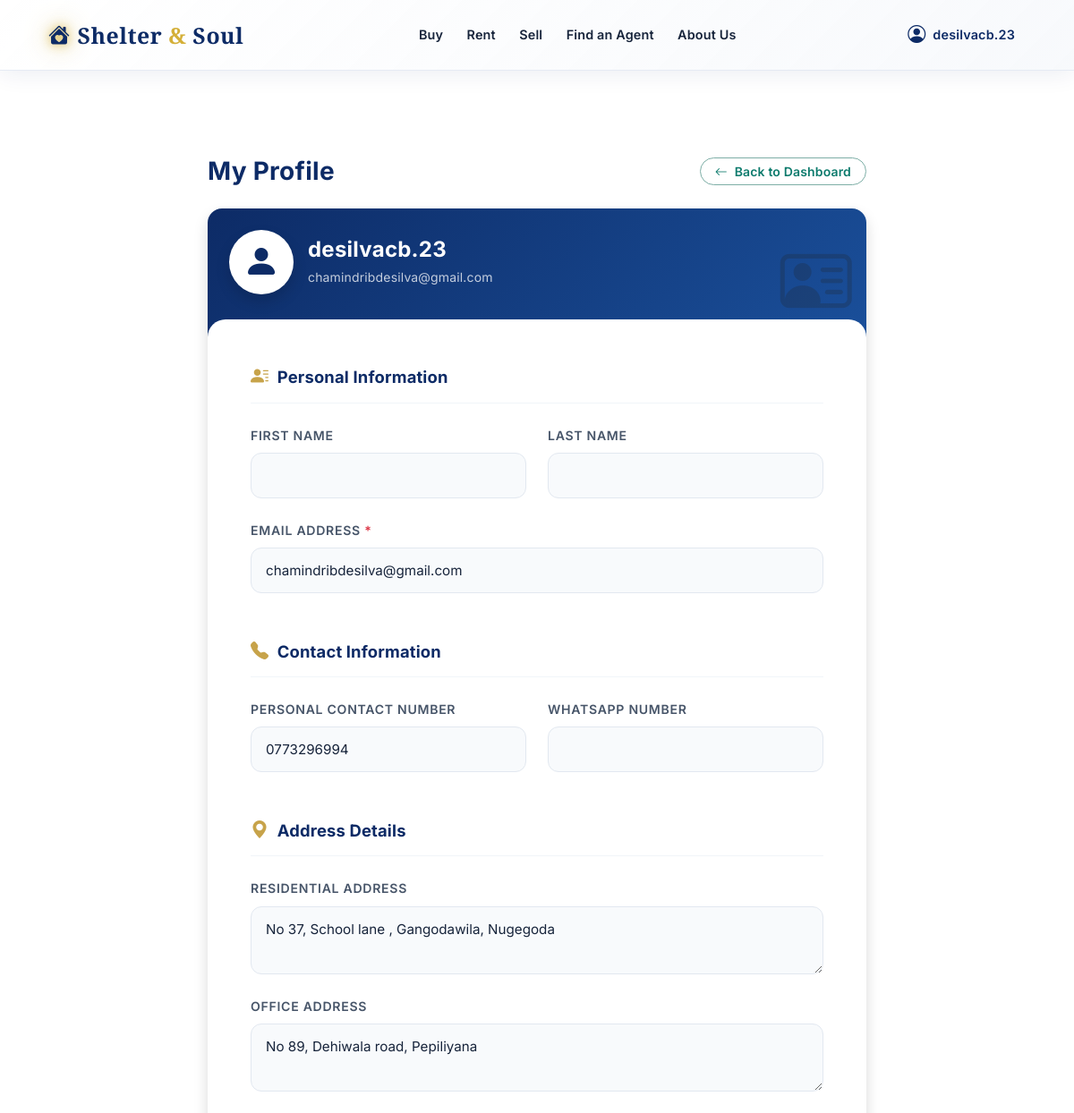
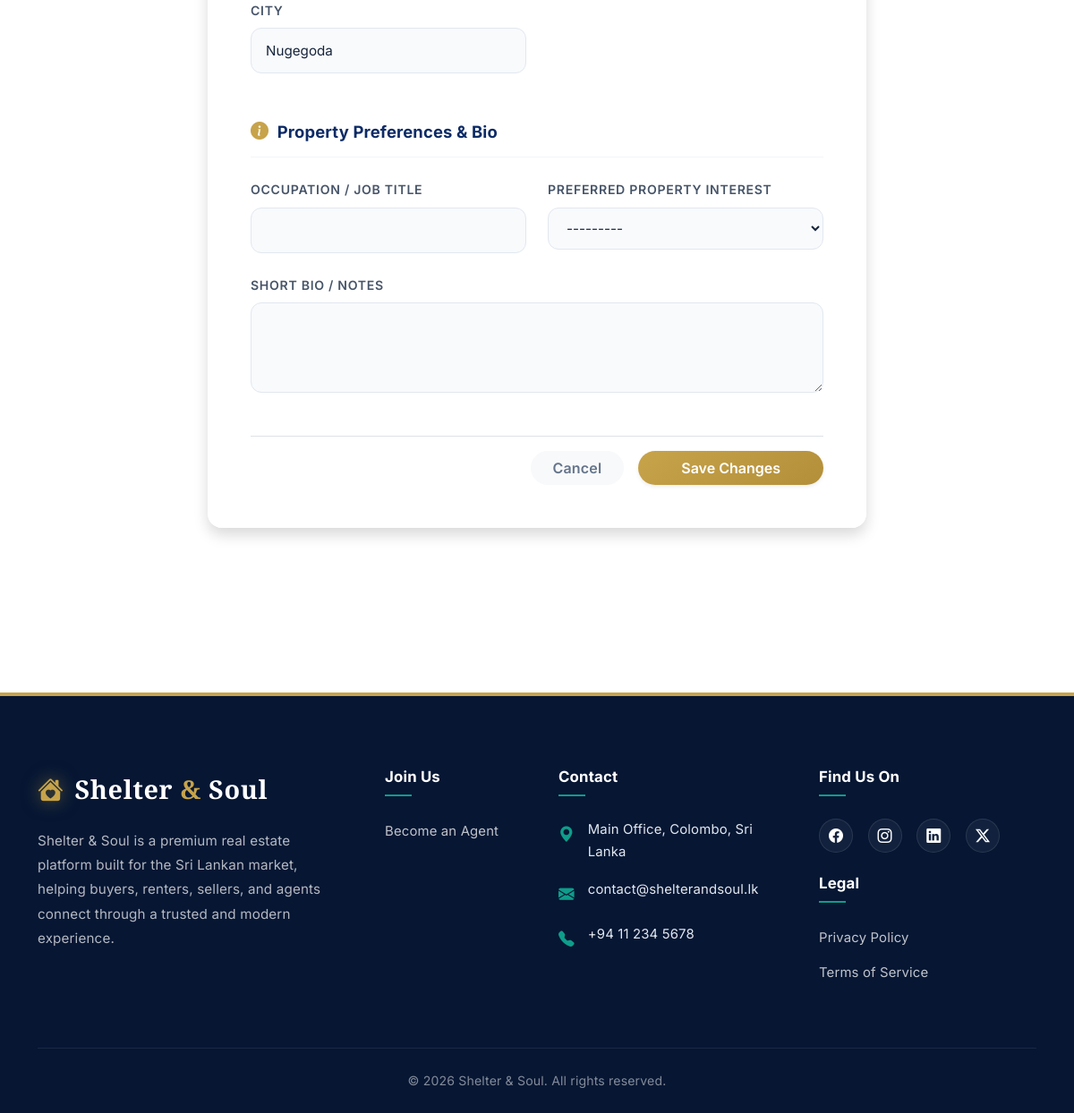
/profile/ (signed in), run on the app's committed database (2 pictures, top to bottom).
### listings/models.py (models this page shows, shortened)
class UserProfile(models.Model):
    PROPERTY_INTEREST_CHOICES = [
        ("Buy", "Buy"),
        ("Rent", "Rent"),
        ("Sell", "Sell"),
        ("Invest", "Invest"),
    ]
    user = models.OneToOneField(User, on_delete=models.CASCADE, related_name="profile")
    can_post_property = models.BooleanField(default=False)
    personal_contact_number = models.CharField(max_length=30, blank=True)
    whatsapp_number = models.CharField(max_length=30, blank=True)
    residential_address = models.TextField(blank=True)
    office_address = models.TextField(blank=True)
    city = models.CharField(max_length=100, blank=True)
    occupation = models.CharField(max_length=150, blank=True)
    preferred_property_interest = models.CharField(
        max_length=20,
        choices=PROPERTY_INTEREST_CHOICES,
        blank=True
    )
    short_bio = models.TextField(blank=True)

### listings/views.py (the view)
# urls.py: path("profile/", views.profile_view, name="profile"),
@login_required
def profile_view(request):
    profile, created = UserProfile.objects.get_or_create(user=request.user)
    if request.method == "POST":
        user_form = UserUpdateForm(request.POST, instance=request.user)
        profile_form = UserProfileForm(request.POST, instance=profile)
        if user_form.is_valid() and profile_form.is_valid():
            user_form.save()
            profile_form.save()
            messages.success(request, "Your profile has been updated successfully!")
            return redirect("profile")
        else:
            messages.error(request, "Please correct the errors below.")
    else:
        user_form = UserUpdateForm(instance=request.user)
        profile_form = UserProfileForm(instance=profile)
    context = {
        "user_form": user_form,
        "profile_form": profile_form,
    }
    return render(request, "listings/profile.html", context)

### listings/templates/listings/profile.html (shortened to what this page needs)
{% extends 'listings/base.html' %}
{% load static %}
{% block main_class %}container py-5{% endblock %}
{% block content %}
<div class="row justify-content-center">
    <div class="col-lg-8">
        <div class="d-flex align-items-center justify-content-between mb-4">
            <h1 class="h3 mb-0 text-primary fw-bold">My Profile</h1>
            <a href="{% url 'dashboard' %}" class="btn btn-outline-secondary btn-sm rounded-pill px-3">
                <i class="bi bi-arrow-left me-1"></i> Back to Dashboard
            </a>
        </div>
        <div class="card border-0 shadow rounded-4 overflow-hidden">
            <div class="p-4 pb-5 position-relative" style="background: linear-gradient(135deg, var(--primary) 0%, var(--primary-light) 100%);">
                <div class="d-flex align-items-center gap-3 position-relative z-1">
                    <div class="rounded-circle bg-white text-primary d-flex align-items-center justify-content-center shadow" style="width: 72px; height: 72px;">
                        <i class="bi bi-person-fill fs-1"></i>
                    </div>
                    <div>
                        <h2 class="h4 mb-1 text-white fw-bold">{{ user.get_full_name|default:user.username }}</h2>
                        <p class="mb-0 text-white opacity-75 small">{{ user.email }}</p>
                    </div>
                </div>
                <div class="position-absolute top-0 end-0 p-3 opacity-25">
                    <i class="bi bi-person-vcard" style="font-size: 5rem;"></i>
                </div>
            </div>
            <div class="card-body p-4 p-md-5 position-relative bg-white profile-form" style="margin-top: -20px; border-radius: 20px 20px 0 0;">
                <form method="post" action="{% url 'profile' %}">
                    <div class="profile-section-title">
                        <i class="bi bi-person-lines-fill"></i>Personal Information
                    </div>
                    <div class="row gx-4">
                        <div class="col-md-6">
                            <label class="form-label" for="{{ user_form.first_name.id_for_label }}">First Name</label>
                            {{ user_form.first_name }}
                        </div>
                        <div class="col-md-6">
                            <label class="form-label" for="{{ user_form.last_name.id_for_label }}">Last Name</label>
                            {{ user_form.last_name }}
                        </div>
                        <div class="col-md-12">
                            <label class="form-label" for="{{ user_form.email.id_for_label }}">Email Address <span class="text-danger">*</span></label>
                            {{ user_form.email }}
                        </div>
                    </div>
                    <div class="section-spacing">
                        <div class="profile-section-title">
                            <i class="bi bi-telephone-fill"></i>Contact Information
                        </div>
                        <div class="row gx-4">
                            <div class="col-md-6">
                                <label class="form-label" for="{{ profile_form.personal_contact_number.id_for_label }}">Personal Contact Number</label>
                                {{ profile_form.personal_contact_number }}
                            </div>
                            <div class="col-md-6">
                                <label class="form-label" for="{{ profile_form.whatsapp_number.id_for_label }}">WhatsApp Number</label>
                                {{ profile_form.whatsapp_number }}
                            </div>
                        </div>
                    </div>
                    <div class="section-spacing">
                        <div class="profile-section-title">
                            <i class="bi bi-geo-alt-fill"></i>Address Details
                        </div>
                        <div class="row gx-4">
                            <div class="col-md-12">
                                <label class="form-label" for="{{ profile_form.residential_address.id_for_label }}">Residential Address</label>
                                {{ profile_form.residential_address }}
                            </div>
                            <div class="col-md-12">
                                <label class="form-label" for="{{ profile_form.office_address.id_for_label }}">Office Address</label>
                                {{ profile_form.office_address }}
                            </div>
                            <div class="col-md-6">
                                <label class="form-label" for="{{ profile_form.city.id_for_label }}">City</label>
                                {{ profile_form.city }}
                            </div>
                        </div>
                    </div>
                    <div class="section-spacing">
                        <div class="profile-section-title">
                            <i class="bi bi-info-circle-fill"></i>Property Preferences & Bio
                        </div>
                        <div class="row gx-4">
                            <div class="col-md-6">
                                <label class="form-label" for="{{ profile_form.occupation.id_for_label }}">Occupation / Job Title</label>
                                {{ profile_form.occupation }}
                            </div>
                            <div class="col-md-6">
                                <label class="form-label" for="{{ profile_form.preferred_property_interest.id_for_label }}">Preferred Property Interest</label>
                                {{ profile_form.preferred_property_interest }}
                            </div>
                            <div class="col-md-12">
                                <label class="form-label" for="{{ profile_form.short_bio.id_for_label }}">Short Bio / Notes</label>
                                {{ profile_form.short_bio }}
                            </div>
                        </div>
                    </div>
                    <div class="d-grid gap-3 d-md-flex justify-content-md-end mt-5 pt-3 border-top">
                        <a href="{% url 'dashboard' %}" class="btn btn-light rounded-pill px-4 fw-semibold text-muted">Cancel</a>
                        <button type="submit" class="btn btn-gold rounded-pill px-5 shadow-sm fw-semibold">Save Changes</button>
                    </div>
                </form>
            </div>
        </div>
    </div>
</div>
{% endblock %}

### listings/templates/listings/base.html (shortened to what this page needs)
<!DOCTYPE html>
<html lang="en">
<head>
    <link href="https://cdn.jsdelivr.net/npm/bootstrap@5.3.2/dist/css/bootstrap.min.css" rel="stylesheet">
    <link rel="stylesheet" href="https://cdn.jsdelivr.net/npm/bootstrap-icons@1.11.1/font/bootstrap-icons.css">
</head>
<body>
    <nav id="mainNavbar"
        class="navbar navbar-expand-lg {% if request.resolver_match.url_name == 'home' %}navbar-home navbar-dark{% else %}navbar-light navbar-glass sticky-top{% endif %}">
        <div class="container-xl px-4">
            <a class="navbar-brand d-flex align-items-center gap-2" href="{% url 'home' %}">
                <span class="navbar-brand-icon-glow" aria-hidden="true"><i class="bi bi-house-heart-fill fs-4"></i></span>
                <span>Shelter <span style="color:#D4AF37;">&amp;</span> Soul</span>
            </a>
            <div class="collapse navbar-collapse" id="navbarNav">
                <ul class="navbar-nav mx-auto mb-2 mb-lg-0">
                    <li class="nav-item">
                        <a class="nav-link {% if request.resolver_match.url_name == 'property_list' and request.GET.type == 'buy' %}active{% endif %}"
                            href="{% url 'property_list' %}?type=buy">Buy</a>
                    </li>
                    <li class="nav-item">
                        <a class="nav-link {% if request.resolver_match.url_name == 'property_list' and request.GET.type == 'rent' %}active{% endif %}"
                            href="{% url 'property_list' %}?type=rent">Rent</a>
                    </li>
                    <li class="nav-item">
                        <a class="nav-link {% if request.resolver_match.url_name == 'sell' %}active{% endif %}"
                            href="{% url 'sell' %}">Sell</a>
                    </li>
                    <li class="nav-item">
                        <a class="nav-link {% if request.resolver_match.url_name == 'find_agent' %}active{% endif %}"
                            href="{% url 'find_agent' %}">Find an Agent</a>
                    </li>
                    <li class="nav-item">
                        <a class="nav-link {% if request.resolver_match.url_name == 'about' %}active{% endif %}"
                            href="{% url 'about' %}">About Us</a>
                    </li>
                </ul>
                <ul class="navbar-nav align-items-center gap-1">
                    {% if user.is_authenticated %}
                    <li class="nav-item dropdown">
                        <a class="nav-link dropdown-toggle d-flex align-items-center gap-2 fw-semibold {% if request.resolver_match.url_name != 'home' %}text-primary{% else %}text-white{% endif %}"
                            href="#" id="profileDropdown" role="button" data-bs-toggle="dropdown" aria-expanded="false"
                            aria-label="My profile menu">
                            <i class="bi bi-person-circle fs-5 flex-shrink-0"></i>
                            <span class="nav-user-name d-none d-md-inline">{{ user.get_full_name|default:user.username }}</span>
                        </a>
                    </li>
                    {% endif %}
                </ul>
            </div>
        </div>
    </nav>
    <main class="{% block main_class %}container my-5{% endblock %}">
        {% block content %}{% endblock %}
    </main>
    <footer class="footer">
        <div class="container">
            <div class="row g-5">
                <div class="col-lg-4 col-md-6">
                    <a href="{% url 'home' %}" class="footer-logo">
                        <i class="bi bi-house-heart-fill"></i>
                        <span>Shelter <span>&amp;</span> Soul</span>
                    </a>
                    <p class="footer-text mt-3">
                        Shelter & Soul is a premium real estate platform built for the Sri Lankan market, helping buyers, renters, sellers, and agents connect through a trusted and modern experience.
                    </p>
                </div>
                <div class="col-lg-2 col-md-6">
                    <h5 class="footer-heading">Join Us</h5>
                    <ul class="footer-link-group">
                        <li><a href="mailto:contact@shelterandsoul.lk">Become an Agent</a></li>
                    </ul>
                </div>
                <div class="col-lg-3 col-md-6">
                    <h5 class="footer-heading">Contact</h5>
                    <div class="footer-contact-item">
                        <i class="bi bi-geo-alt-fill"></i>
                        <span>Main Office, Colombo, Sri Lanka</span>
                    </div>
                    <div class="footer-contact-item">
                        <i class="bi bi-envelope-fill"></i>
                        <span>contact@shelterandsoul.lk</span>
                    </div>
                    <div class="footer-contact-item">
                        <i class="bi bi-telephone-fill"></i>
                        <span>+94 11 234 5678</span>
                    </div>
                </div>
                <div class="col-lg-3 col-md-6">
                    <h5 class="footer-heading">Find Us On</h5>
                    <div class="social-icons mb-4">
                        <a href="#" class="social-link" title="Facebook"><i class="bi bi-facebook"></i></a>
                        <a href="#" class="social-link" title="Instagram"><i class="bi bi-instagram"></i></a>
                        <a href="#" class="social-link" title="LinkedIn"><i class="bi bi-linkedin"></i></a>
                        <a href="#" class="social-link" title="Twitter/X"><i class="bi bi-twitter-x"></i></a>
                    </div>
                    <h5 class="footer-heading">Legal</h5>
                    <ul class="footer-link-group">
                        <li><a href="#">Privacy Policy</a></li>
                        <li><a href="#">Terms of Service</a></li>
                    </ul>
                </div>
            </div>
            <div class="footer-bottom">
                <div class="row align-items-center">
                    <div class="col-md-12 text-center">
                        <p class="footer-bottom-text">&copy; 2026 Shelter &amp; Soul. All rights reserved.</p>
                    </div>
                </div>
            </div>
        </div>
    </footer>
</body>
</html>

### data on the page
UserProfile: personal_contact_number "0773296994", residential_address "No 37, School lane , Gangodawila, Nugegoda", office_address "No 89, Dehiwala road, Pepiliyana", city "Nugegoda", preferred_property_interest "---------"

### other printed values
{{ user.get_full_name|default:user.username }} "desilvacb.23"
{{ user.email }} "chamindribdesilva@gmail.com"
